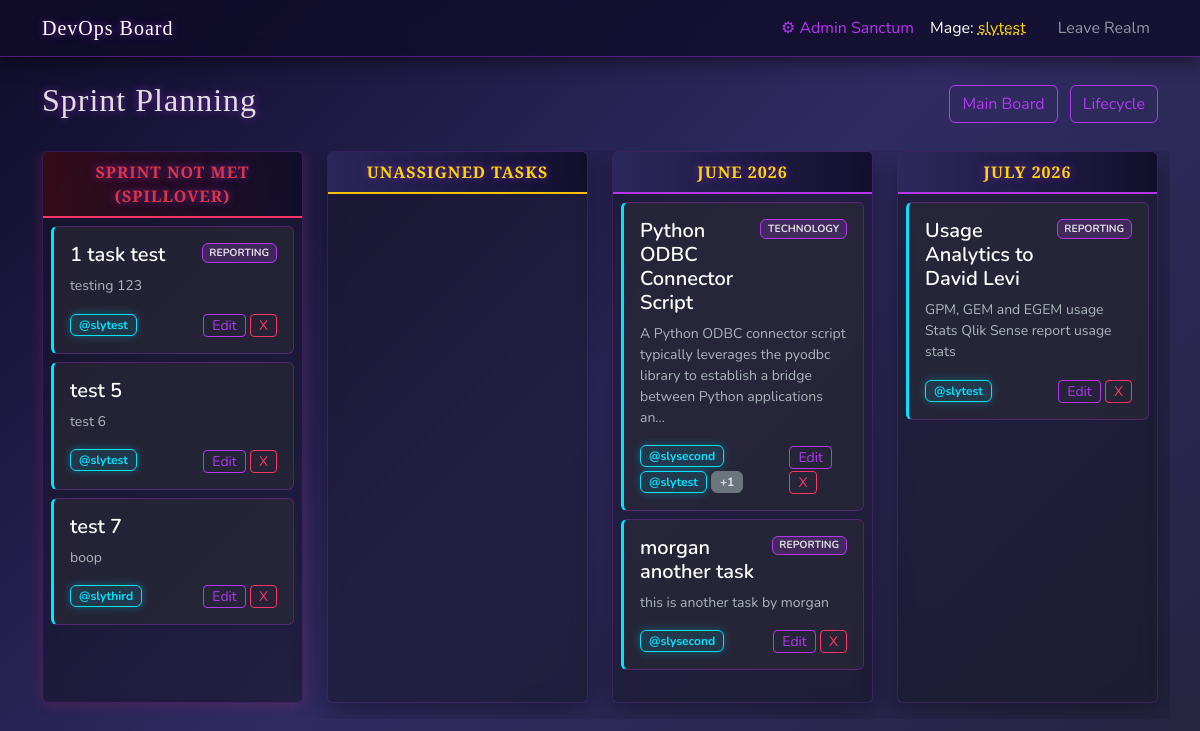
The app's page /sprints (signed in) with its own data.
### app.py (models this page shows, shortened)
class User(UserMixin, db.Model):
    id = db.Column(db.Integer, primary_key=True)
    username = db.Column(db.String(150), unique=True, nullable=False)
    password_hash = db.Column(db.String(150), nullable=False)
    is_admin = db.Column(db.Boolean, default=False)
    tasks = db.relationship('Task', backref='author', lazy=True)

class Task(db.Model):
    id = db.Column(db.Integer, primary_key=True)
    title = db.Column(db.String(200), nullable=False)
    description = db.Column(db.Text, nullable=True)
    status = db.Column(db.String(50), nullable=False, default='TRIAGE')
    lifecycle_stage = db.Column(db.String(100), nullable=False, default='Discovery / Consult') # <-- NEW
    user_id = db.Column(db.Integer, db.ForeignKey('user.id'), nullable=False) # Original creator
    work_class_id = db.Column(db.Integer, db.ForeignKey('work_class.id'), nullable=True)
    assignments = db.relationship('TaskAssignment', backref='task', lazy=True, cascade="all, delete-orphan")
    status_logs = db.relationship('TaskStatusLog', backref='task', lazy=True, cascade="all, delete-orphan")
    attachments = db.relationship('TaskAttachment', backref='task', lazy=True, cascade="all, delete-orphan")
    sprint_id = db.Column(db.Integer, db.ForeignKey('sprint.id'), nullable=True)

class WorkClass(db.Model):
    id = db.Column(db.Integer, primary_key=True)
    name = db.Column(db.String(100), unique=True, nullable=False)
    parent_id = db.Column(db.Integer, db.ForeignKey('work_class.id'), nullable=True)
    children = db.relationship('WorkClass', backref=db.backref('parent', remote_side=[id]), cascade="all, delete-orphan")
    tasks = db.relationship('Task', backref='work_class', lazy=True)

class TaskAssignment(db.Model):
    id = db.Column(db.Integer, primary_key=True)
    task_id = db.Column(db.Integer, db.ForeignKey('task.id'), nullable=False)
    user_id = db.Column(db.Integer, db.ForeignKey('user.id'), nullable=False)
    assigned_at = db.Column(db.DateTime, default=datetime.utcnow)
    unassigned_at = db.Column(db.DateTime, nullable=True)
    is_active = db.Column(db.Boolean, default=True)
    user = db.relationship('User')

class Sprint(db.Model):
    id = db.Column(db.Integer, primary_key=True)
    name = db.Column(db.String(50), unique=True, nullable=False)
    end_date = db.Column(db.Date, nullable=True) # <-- NEW
    tasks = db.relationship('Task', backref='sprint', lazy=True)

### app.py (the view)
@app.route('/sprints')
@login_required
def sprint_board():
    all_sprints = Sprint.query.order_by(Sprint.end_date).all()
    unassigned_tasks = Task.query.filter_by(sprint_id=None).all()
    current_date = date.today()
    active_sprints = []
    overdue_tasks = []
    for sprint in all_sprints:
        if sprint.end_date and sprint.end_date < current_date:
            for task in sprint.tasks:
                if task.status != 'RESOLVED':
                    overdue_tasks.append(task)
        else:
            active_sprints.append(sprint)
    return render_template(
        'sprint_board.html',
        active_sprints=active_sprints,
        unassigned_tasks=unassigned_tasks,
        overdue_tasks=overdue_tasks
    )

### app.py (called while the page is built)
@app.context_processor
def inject_csrf_token():
    return dict(csrf_token=generate_csrf, get_file_type_info=get_file_type_info)

@login_manager.user_loader
def load_user(user_id):
    return User.query.get(int(user_id))

### templates/sprint_board.html (shortened to what this page needs)
{% extends 'base.html' %}
{% block content %}
<div class="d-flex justify-content-between align-items-center mb-4">
    <h2>Sprint Planning</h2>
    <div>
        <a href="{{ url_for('index') }}" class="btn btn-outline-secondary me-2">Main Board</a>
        <a href="{{ url_for('lifecycle_board') }}" class="btn btn-outline-secondary">Lifecycle</a>
    </div>
</div>
<div class="row flex-nowrap overflow-auto pb-3" style="min-height: 70vh;">
    <div class="col-md-3 min-vw-25">
        <div class="card fantasy-board-card mb-4 h-100 border-danger" style="box-shadow: 0 0 15px rgba(255,51,102,0.2);">
            <div class="card-header text-center text-danger" style="border-bottom: 2px solid #ff3366 !important; background: linear-gradient(90deg, rgba(60,10,20,0.8) 0%, rgba(15,12,41,0.8) 100%) !important; font-family: 'Cinzel', serif; font-weight: 700; text-transform: uppercase;">
                Sprint Not Met (Spillover)
            </div>
            <div class="card-body p-2 d-flex flex-column gap-2">
                {% for task in overdue_tasks %}
                    {% include 'partials/_task_card.html' %}
                {% endfor %}
            </div>
        </div>
    </div>
    <div class="col-md-3 min-vw-25">
        <div class="card fantasy-board-card mb-4 h-100 border-warning">
            <div class="card-header fantasy-header text-center text-warning" style="border-bottom-color: #ffc107 !important;">
                Unassigned Tasks
            </div>
            <div class="card-body p-2 d-flex flex-column gap-2 sprint-column" data-sprint-id="unassigned">
            </div>
        </div>
    </div>
    {% for sprint in active_sprints %}
    <div class="col-md-3 min-vw-25">
        <div class="card fantasy-board-card mb-4 h-100">
            <div class="card-header fantasy-header text-center">
                {{ sprint.name }}
            </div>
            <div class="card-body p-2 d-flex flex-column gap-2 sprint-column" data-sprint-id="{{ sprint.id }}">
                {% for task in sprint.tasks %}
                    {% include 'partials/_task_card.html' %}
                {% endfor %}
            </div>
        </div>
    </div>
    {% endfor %}
</div>
{% endblock %}

### templates/base.html (shortened to what this page needs)
<!DOCTYPE html>
<html>
<head>
    <link href="https://cdn.jsdelivr.net/npm/bootstrap@5.3.0/dist/css/bootstrap.min.css" rel="stylesheet">
    <link rel="stylesheet" href="{{ url_for('static', filename='style.css') }}">
</head>
<body class="bg-light">
    <nav class="navbar navbar-expand-lg navbar-dark bg-dark">
        <div class="container">
            <a class="navbar-brand" href="{{ url_for('index') }}">DevOps Board</a>
            <div class="navbar-nav ms-auto">
                {% if current_user.is_authenticated %}
                    {% if current_user.is_admin %}
                        <a class="nav-item nav-link" href="{{ url_for('admin_classes') }}" style="color: #b537f2;">&#9881; Admin Sanctum</a>
                    {% endif %}
                    <a class="nav-item nav-link text-white me-3" href="{{ url_for('profile') }}" style="transition: all 0.2s ease;">Mage: <span style="color:#ffd700; text-decoration: underline dotted;">{{ current_user.username }}</span></a>
                    <a class="nav-item nav-link" href="{{ url_for('logout') }}">Leave Realm</a>
                {% else %}
                    <a class="nav-item nav-link" href="{{ url_for('login') }}">Enter Realm</a>
                    <a class="nav-item nav-link" href="{{ url_for('register') }}">Join Guild</a>
                {% endif %}
            </div>
        </div>
    </nav>
    <div class="container mt-4">
        {% block content %}{% endblock %}
    </div>
</body>
</html>

### templates/partials/_task_card.html (shortened to what this page needs)
<div class="card fantasy-task-card" draggable="true" data-task-id="{{ task.id }}">
                    <div class="card-body p-3">
                        <div class="d-flex justify-content-between align-items-start mb-2">
                            <h5 class="card-title m-0" style="font-weight: 600; color: #fff;">{{ task.title }}</h5>
                            {% if task.work_class %}
                                <span class="badge" style="background: rgba(181, 55, 242, 0.2); border: 1px solid #b537f2; color: #e0e0e0; font-size: 0.65em;">{{ task.work_class.name | upper }}</span>
                            {% endif %}
                        </div>
                        <p class="card-text small text-muted mb-3" title="{{ task.description }}">
                            {{ task.description | truncate(125, True, '...') }}
                        </p>
                        <div class="d-flex justify-content-between align-items-center mt-auto">
                            <div class="d-flex flex-wrap gap-1">
                                {% set active_mages = task.assignments | selectattr('is_active', 'equalto', True) | list %}
                                {% for assignment in active_mages[:2] %}
                                    <span class="badge badge-fantasy px-2 py-1">@{{ assignment.user.username }}</span>
                                {% endfor %}
                                {% if active_mages | length > 2 %}
                                    <span class="badge bg-secondary px-2 py-1 border border-secondary" style="color: #e0e0e0;" title="And {{ active_mages|length - 2 }} more">
                                        +{{ active_mages|length - 2 }}
                                    </span>
                                {% elif active_mages | length == 0 %}
                                    <span class="badge bg-secondary px-2 py-1" style="opacity: 0.5;">Unassigned</span>
                                {% endif %}
                            </div>
                            <div>
                                <a href="{{ url_for('edit_task', task_id=task.id) }}" class="btn btn-sm btn-outline-secondary py-0">Edit</a>
                                <form action="{{ url_for('delete_task', task_id=task.id) }}" method="POST" class="d-inline">
                                    <button type="submit" class="btn btn-sm btn-outline-danger py-0" onclick="return confirm('Cast this task into the void?')">X</button>
                                </form>
                            </div>
                        </div>
                    </div>
                </div>

### static/style.css (style rules this page uses)
body { background: linear-gradient(135deg, #0f0c29, #302b63, #24243e); color: #e0e0e0; font-family: 'Nunito', sans-serif; min-height: 100vh; background-attachment: fixed; }
h1, h2, h3, h4, .navbar-brand, .card-header { font-family: 'Cinzel', serif; text-shadow: 0 0 8px rgba(181, 55, 242, 0.6); letter-spacing: 1px; }
.navbar-dark { background: rgba(15, 12, 41, 0.8) !important; backdrop-filter: blur(10px); border-bottom: 1px solid rgba(181, 55, 242, 0.4); box-shadow: 0 4px 20px rgba(0, 0, 0, 0.5); }
.fantasy-board-card { background: rgba(20, 20, 35, 0.5) !important; backdrop-filter: blur(8px); border: 1px solid rgba(181, 55, 242, 0.2) !important; box-shadow: 0 8px 32px 0 rgba(0, 0, 0, 0.4); }
.fantasy-header { background: linear-gradient(90deg, rgba(48,43,99,0.8) 0%, rgba(15,12,41,0.8) 100%) !important; border-bottom: 2px solid #b537f2 !important; color: #ffd700 !important; text-transform: uppercase; font-weight: 700; }
.fantasy-task-card { background: rgba(40, 40, 55, 0.7) !important; border-left: 3px solid #00e5ff !important; border-top: 1px solid rgba(255,255,255,0.05); border-right: 1px solid rgba(255,255,255,0.05); border-bottom: 1px solid rgba(255,255,255,0.05); transition: all 0.3s ease; color: #f8f9fa; }
.btn-outline-secondary { color: #b537f2; border-color: #b537f2; }
.btn-outline-danger { color: #ff3366; border-color: #ff3366; }
.badge-fantasy { background-color: rgba(0, 229, 255, 0.1) !important; border: 1px solid #00e5ff; color: #00e5ff !important; box-shadow: 0 0 8px rgba(0, 229, 255, 0.3); }
.form-control, .form-select, .card { background-color: rgba(20, 20, 35, 0.6); border: 1px solid rgba(181, 55, 242, 0.3); color: #e0e0e0; }
.text-muted { color: #adb5bd !important; }
.fantasy-task-card { cursor: grab; }

### records on screen
User: username "slytest"
Task: title "1 task test", work_class.name "REPORTING", description "testing 123"
TaskAssignment: user.username "slytest"
Task: title "test 5", description "test 6"
TaskAssignment: user.username "slytest"
Task: title "test 7", description "boop"
TaskAssignment: user.username "slythird"
Sprint: name "JUNE 2026"
Task: title "Python ODBC Connector Script", work_class.name "TECHNOLOGY", description "A Python ODBC connector script typically leverages the pyodbc library to establish a bridge between Python applications an...", active_mages "1"
TaskAssignment: user.username "slysecond"
TaskAssignment: user.username "slytest"
Task: title "morgan another task", work_class.name "REPORTING", description "this is another task by morgan"
TaskAssignment: user.username "slysecond"
Sprint: name "JULY 2026"
Task: title "Usage Analytics to David Levi", work_class.name "REPORTING", description "GPM, GEM and EGEM usage Stats Qlik Sense report usage stats"
TaskAssignment: user.username "slytest"
